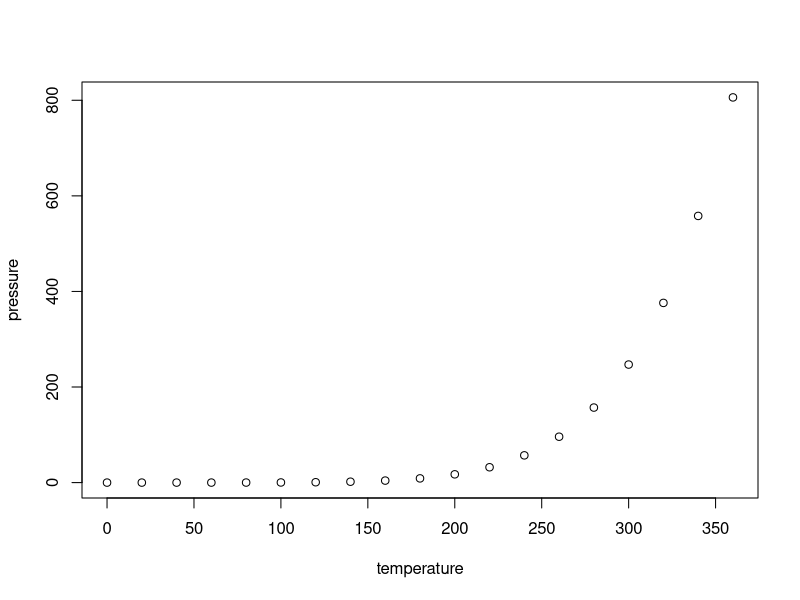
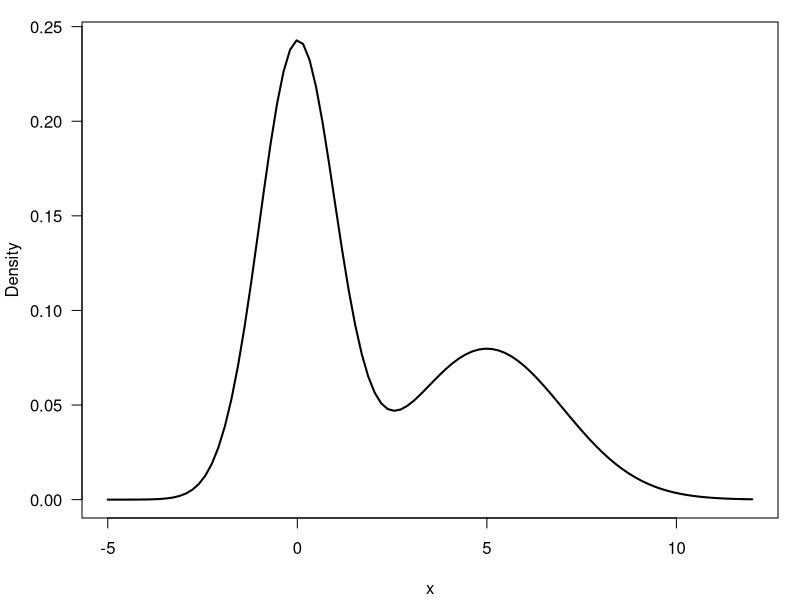
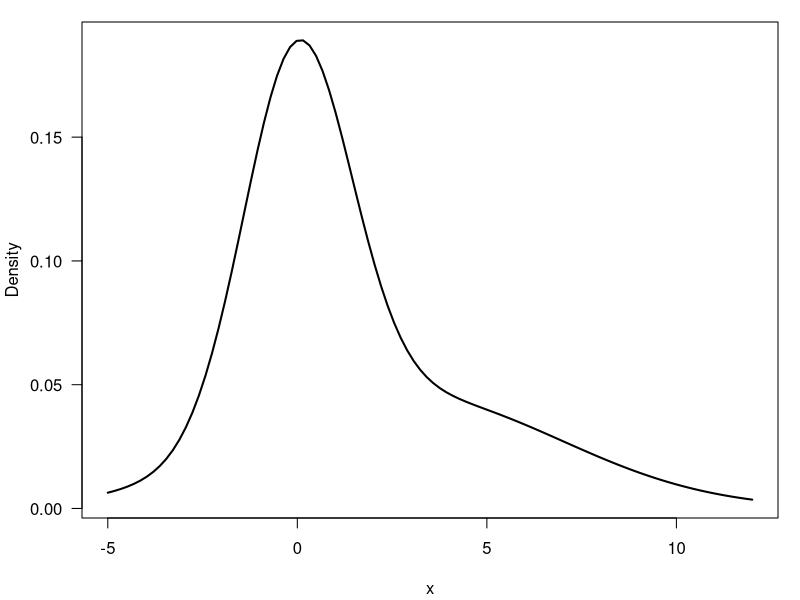
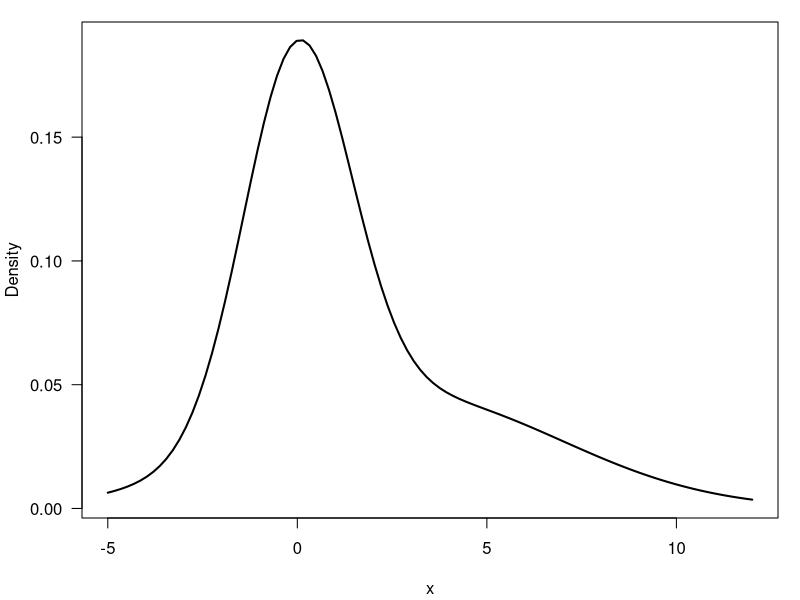
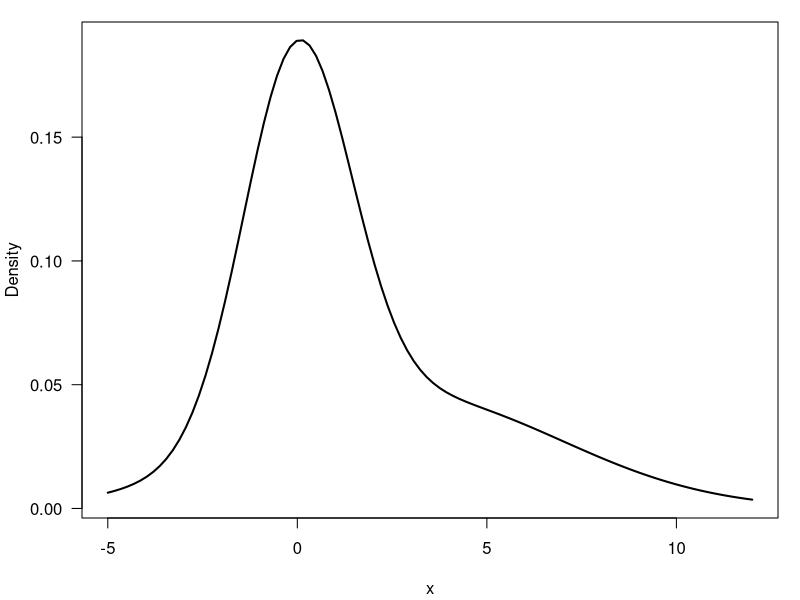

Write the R code that produced these figures, in order.
## ---- chunk 1
knitr::opts_chunk$set(echo = TRUE)
## ---- chunk 2
summary(cars)
## ---- chunk 3
plot(pressure)
## ---- chunk 4

## ---- chunk 5
#Example of a bimodal mixture of Gaussians
# Mixture of univariate Gaussians, bimodal
x = seq(-5, 12, length=100)
y = 0.6*dnorm(x, 0, 1) + 0.4*dnorm(x, 5, 2)
par(mar=c(4,4,1,1)+0.1)
plot(x, y, type="l", ylab="Density", las=1, lwd=2)
## ---- chunk 6
#Example of a unimodal and skewed mixture of Gaussians
# Mixture of univariate Gaussians, unimodal skewed
x = seq(-5, 12, length=100)
y = 0.55*dnorm(x, 0, sqrt(2)) + 0.45*dnorm(x, 3, 4)
par(mar=c(4,4,1,1)+0.1)
plot(x, y, type="l", ylab="Density", las=1, lwd=2)
## ---- chunk 7
#Example of a unimodal, symmetric and heavy tailed mixture of Gaussians
# Mixture of univariate Gaussians, unimodal skewed
x = seq(-5, 12, length=100)
y = 0.55*dnorm(x, 0, sqrt(2)) + 0.45*dnorm(x, 3, 4)
par(mar=c(4,4,1,1)+0.1)
plot(x, y, type="l", ylab="Density", las=1, lwd=2)
## ---- chunk 8
# Mixture of univariate Gaussians, unimodal skewed
x = seq(-5, 12, length=100)
y = 0.55*dnorm(x, 0, sqrt(2)) + 0.45*dnorm(x, 3, 4)
par(mar=c(4,4,1,1)+0.1)
plot(x, y, type="l", ylab="Density", las=1, lwd=2)
## ---- chunk 9

